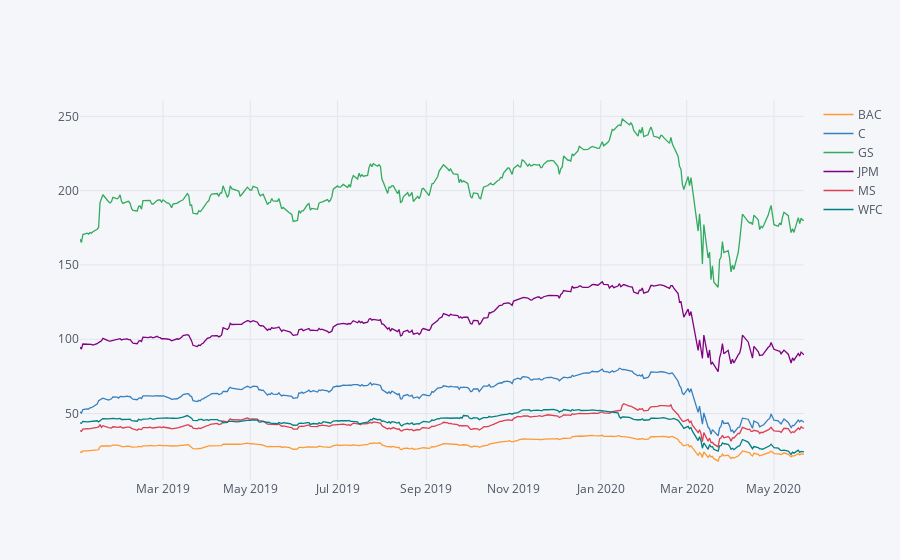

Here is the notebook cell this chart was saved with:
### Markdown cell above
### Line Chart of Stock Market Crisis

### Code cell
d_2019_2020 = bank_stocks.xs(key='Close', axis=1, level='Stock Info').loc['2020-05-22':'2019-01-01' ]
d_2019_2020.iplot()

### Figure 1 — Plotly figure (JSON) as saved in the notebook; plotly's stock layout.template omitted (floating-point values rounded to 4 significant figures; data arrays with more than 128 entries replaced by an {"elided": "..."} marker saying what was removed)
{"data": [{"line": {"color": "rgba(255, 153, 51, 1.0)", "dash": "solid", "shape": "linear", "width": 1.3}, "mode": "lines", "name": "BAC", "text": "", "type": "scatter", "x": {"elided": "351 str values"}, "y": {"elided": "351 float values"}}, {"line": {"color": "rgba(55, 128, 191, 1.0)", "dash": "solid", "shape": "linear", "width": 1.3}, "mode": "lines", "name": "C", "text": "", "type": "scatter", "x": {"elided": "351 str values"}, "y": {"elided": "351 float values"}}, {"line": {"color": "rgba(50, 171, 96, 1.0)", "dash": "solid", "shape": "linear", "width": 1.3}, "mode": "lines", "name": "GS", "text": "", "type": "scatter", "x": {"elided": "351 str values"}, "y": {"elided": "351 float values"}}, {"line": {"color": "rgba(128, 0, 128, 1.0)", "dash": "solid", "shape": "linear", "width": 1.3}, "mode": "lines", "name": "JPM", "text": "", "type": "scatter", "x": {"elided": "351 str values"}, "y": {"elided": "351 float values"}}, {"line": {"color": "rgba(219, 64, 82, 1.0)", "dash": "solid", "shape": "linear", "width": 1.3}, "mode": "lines", "name": "MS", "text": "", "type": "scatter", "x": {"elided": "351 str values"}, "y": {"elided": "351 float values"}}, {"line": {"color": "rgba(0, 128, 128, 1.0)", "dash": "solid", "shape": "linear", "width": 1.3}, "mode": "lines", "name": "WFC", "text": "", "type": "scatter", "x": {"elided": "351 str values"}, "y": {"elided": "351 float values"}}], "layout": {"legend": {"bgcolor": "#F5F6F9", "font": {"color": "#4D5663"}}, "paper_bgcolor": "#F5F6F9", "plot_bgcolor": "#F5F6F9", "title": {"font": {"color": "#4D5663"}}, "xaxis": {"gridcolor": "#E1E5ED", "showgrid": true, "tickfont": {"color": "#4D5663"}, "title": {"font": {"color": "#4D5663"}, "text": ""}, "zerolinecolor": "#E1E5ED"}, "yaxis": {"gridcolor": "#E1E5ED", "showgrid": true, "tickfont": {"color": "#4D5663"}, "title": {"font": {"color": "#4D5663"}, "text": ""}, "zerolinecolor": "#E1E5ED"}}}
